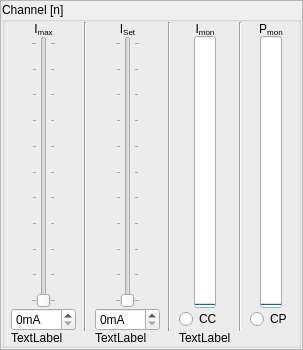
<?xml version="1.0" encoding="UTF-8"?>
<ui version="4.0">
 <class>Channel</class>
 <widget class="QWidget" name="Channel">
  <property name="geometry">
   <rect>
    <x>0</x>
    <y>0</y>
    <width>303</width>
    <height>350</height>
   </rect>
  </property>
  <property name="windowTitle">
   <string>Form</string>
  </property>
  <layout class="QGridLayout" name="gridLayout">
   <property name="margin">
    <number>0</number>
   </property>
   <property name="spacing">
    <number>1</number>
   </property>
   <item row="0" column="0">
    <widget class="QFrame" name="frame">
     <property name="frameShape">
      <enum>QFrame::StyledPanel</enum>
     </property>
     <property name="frameShadow">
      <enum>QFrame::Sunken</enum>
     </property>
     <layout class="QHBoxLayout" name="horizontalLayout_2">
      <property name="spacing">
       <number>0</number>
      </property>
      <property name="margin">
       <number>1</number>
      </property>
      <item>
       <widget class="QGroupBox" name="groupBox">
        <property name="title">
         <string>Channel [n]</string>
        </property>
        <layout class="QHBoxLayout" name="horizontalLayout">
         <property name="spacing">
          <number>0</number>
         </property>
         <property name="margin">
          <number>0</number>
         </property>
         <item>
          <layout class="QGridLayout" name="gridLayout_2" columnstretch="0,0,0,0,0,0,0,0,0">
           <property name="horizontalSpacing">
            <number>2</number>
           </property>
           <property name="verticalSpacing">
            <number>0</number>
           </property>
           <item row="0" column="2" rowspan="5">
            <widget class="Line" name="line_2">
             <property name="orientation">
              <enum>Qt::Vertical</enum>
             </property>
            </widget>
           </item>
           <item row="2" column="5">
            <spacer name="verticalSpacer_2">
             <property name="orientation">
              <enum>Qt::Vertical</enum>
             </property>
             <property name="sizeHint" stdset="0">
              <size>
               <width>0</width>
               <height>40</height>
              </size>
             </property>
            </spacer>
           </item>
           <item row="0" column="0" rowspan="5">
            <layout class="QVBoxLayout" name="verticalLayout">
             <property name="spacing">
              <number>0</number>
             </property>
             <item>
              <spacer name="verticalSpacer">
               <property name="orientation">
                <enum>Qt::Vertical</enum>
               </property>
               <property name="sizeHint" stdset="0">
                <size>
                 <width>0</width>
                 <height>40</height>
                </size>
               </property>
              </spacer>
             </item>
            </layout>
           </item>
           <item row="0" column="7" rowspan="5">
            <widget class="Line" name="line_3">
             <property name="orientation">
              <enum>Qt::Vertical</enum>
             </property>
            </widget>
           </item>
           <item row="4" column="3">
            <widget class="QSpinBox" name="spin_set">
             <property name="suffix">
              <string>mA</string>
             </property>
             <property name="maximum">
              <number>250</number>
             </property>
            </widget>
           </item>
           <item row="0" column="6" rowspan="2">
            <widget class="QLabel" name="lbl_imon">
             <property name="sizePolicy">
              <sizepolicy hsizetype="Preferred" vsizetype="Maximum">
               <horstretch>0</horstretch>
               <verstretch>0</verstretch>
              </sizepolicy>
             </property>
             <property name="maximumSize">
              <size>
               <width>16777215</width>
               <height>20</height>
              </size>
             </property>
             <property name="text">
              <string>&lt;html&gt;&lt;head/&gt;&lt;body&gt;&lt;p&gt;I&lt;span style=&quot; vertical-align:sub;&quot;&gt;mon&lt;/span&gt;&lt;/p&gt;&lt;/body&gt;&lt;/html&gt;</string>
             </property>
             <property name="alignment">
              <set>Qt::AlignCenter</set>
             </property>
            </widget>
           </item>
           <item row="0" column="8" rowspan="2">
            <widget class="QLabel" name="lbl_pmon">
             <property name="sizePolicy">
              <sizepolicy hsizetype="Preferred" vsizetype="Maximum">
               <horstretch>0</horstretch>
               <verstretch>0</verstretch>
              </sizepolicy>
             </property>
             <property name="maximumSize">
              <size>
               <width>16777215</width>
               <height>20</height>
              </size>
             </property>
             <property name="text">
              <string>&lt;html&gt;&lt;head/&gt;&lt;body&gt;&lt;p&gt;P&lt;span style=&quot; vertical-align:sub;&quot;&gt;mon&lt;/span&gt;&lt;/p&gt;&lt;/body&gt;&lt;/html&gt;</string>
             </property>
             <property name="alignment">
              <set>Qt::AlignCenter</set>
             </property>
            </widget>
           </item>
           <item row="0" column="4" rowspan="5">
            <widget class="Line" name="line">
             <property name="orientation">
              <enum>Qt::Vertical</enum>
             </property>
            </widget>
           </item>
           <item row="0" column="3" rowspan="2">
            <widget class="QLabel" name="lbl_set">
             <property name="sizePolicy">
              <sizepolicy hsizetype="Preferred" vsizetype="Maximum">
               <horstretch>0</horstretch>
               <verstretch>0</verstretch>
              </sizepolicy>
             </property>
             <property name="maximumSize">
              <size>
               <width>16777215</width>
               <height>20</height>
              </size>
             </property>
             <property name="text">
              <string>&lt;html&gt;&lt;head/&gt;&lt;body&gt;&lt;p&gt;I&lt;span style=&quot; vertical-align:sub;&quot;&gt;Set&lt;/span&gt;&lt;/p&gt;&lt;/body&gt;&lt;/html&gt;</string>
             </property>
             <property name="alignment">
              <set>Qt::AlignCenter</set>
             </property>
            </widget>
           </item>
           <item row="0" column="1">
            <widget class="QLabel" name="lbl_max">
             <property name="text">
              <string>&lt;html&gt;&lt;head/&gt;&lt;body&gt;&lt;p&gt;I&lt;span style=&quot; vertical-align:sub;&quot;&gt;max&lt;/span&gt;&lt;/p&gt;&lt;/body&gt;&lt;/html&gt;</string>
             </property>
             <property name="alignment">
              <set>Qt::AlignCenter</set>
             </property>
            </widget>
           </item>
           <item row="2" column="3" rowspan="2">
            <layout class="QHBoxLayout" name="horizontalLayout_3">
             <property name="spacing">
              <number>0</number>
             </property>
             <property name="topMargin">
              <number>0</number>
             </property>
             <item>
              <widget class="QSlider" name="slider_iset">
               <property name="sizePolicy">
                <sizepolicy hsizetype="Fixed" vsizetype="MinimumExpanding">
                 <horstretch>0</horstretch>
                 <verstretch>0</verstretch>
                </sizepolicy>
               </property>
               <property name="maximum">
                <number>250</number>
               </property>
               <property name="orientation">
                <enum>Qt::Vertical</enum>
               </property>
               <property name="tickPosition">
                <enum>QSlider::TicksBothSides</enum>
               </property>
               <property name="tickInterval">
                <number>25</number>
               </property>
              </widget>
             </item>
            </layout>
           </item>
           <item row="4" column="8">
            <widget class="QRadioButton" name="radio_CP">
             <property name="sizePolicy">
              <sizepolicy hsizetype="Maximum" vsizetype="Fixed">
               <horstretch>0</horstretch>
               <verstretch>0</verstretch>
              </sizepolicy>
             </property>
             <property name="toolTip">
              <string>Enable constant-power mode</string>
             </property>
             <property name="text">
              <string>CP</string>
             </property>
            </widget>
           </item>
           <item row="4" column="6">
            <widget class="QRadioButton" name="radio_CC">
             <property name="sizePolicy">
              <sizepolicy hsizetype="Maximum" vsizetype="Fixed">
               <horstretch>0</horstretch>
               <verstretch>0</verstretch>
              </sizepolicy>
             </property>
             <property name="toolTip">
              <string>Enable constant-current mode</string>
             </property>
             <property name="text">
              <string>CC</string>
             </property>
            </widget>
           </item>
           <item row="2" column="1">
            <layout class="QHBoxLayout" name="horizontalLayout_4">
             <item>
              <widget class="QSlider" name="slider_imax">
               <property name="maximum">
                <number>250</number>
               </property>
               <property name="orientation">
                <enum>Qt::Vertical</enum>
               </property>
               <property name="tickPosition">
                <enum>QSlider::TicksBothSides</enum>
               </property>
               <property name="tickInterval">
                <number>25</number>
               </property>
              </widget>
             </item>
            </layout>
           </item>
           <item row="2" column="6">
            <layout class="QHBoxLayout" name="horizontalLayout_5">
             <item>
              <widget class="QProgressBar" name="progbar_imon">
               <property name="maximum">
                <number>250</number>
               </property>
               <property name="orientation">
                <enum>Qt::Vertical</enum>
               </property>
               <property name="format">
                <string>%v mA</string>
               </property>
              </widget>
             </item>
            </layout>
           </item>
           <item row="2" column="8">
            <layout class="QHBoxLayout" name="horizontalLayout_6">
             <item>
              <widget class="QProgressBar" name="progbar_pmon">
               <property name="maximum">
                <number>250</number>
               </property>
               <property name="value">
                <number>0</number>
               </property>
               <property name="orientation">
                <enum>Qt::Vertical</enum>
               </property>
               <property name="format">
                <string>%v mW</string>
               </property>
              </widget>
             </item>
            </layout>
           </item>
           <item row="4" column="1">
            <widget class="QSpinBox" name="spin_max">
             <property name="suffix">
              <string>mA</string>
             </property>
             <property name="maximum">
              <number>250</number>
             </property>
            </widget>
           </item>
           <item row="5" column="1">
            <widget class="QLabel" name="lbl_limit_dbg">
             <property name="text">
              <string>TextLabel</string>
             </property>
            </widget>
           </item>
           <item row="5" column="3">
            <widget class="QLabel" name="lbl_set_dbg">
             <property name="text">
              <string>TextLabel</string>
             </property>
            </widget>
           </item>
           <item row="5" column="6">
            <widget class="QLabel" name="lbl_imon_dbg">
             <property name="text">
              <string>TextLabel</string>
             </property>
            </widget>
           </item>
          </layout>
         </item>
        </layout>
       </widget>
      </item>
     </layout>
    </widget>
   </item>
  </layout>
 </widget>
 <resources/>
 <connections/>
</ui>
